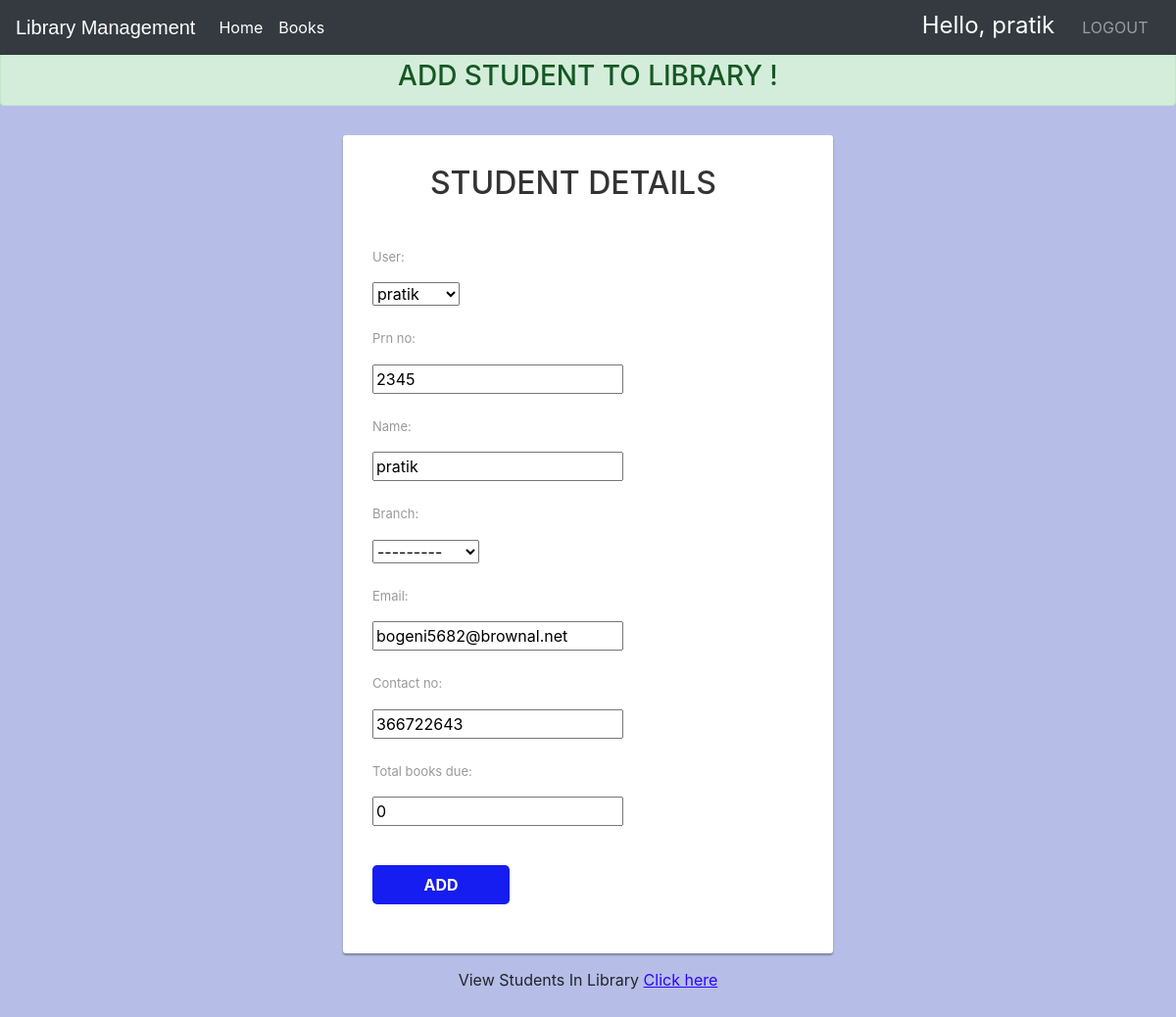
/updatestudent/2/ (signed in), run on the app's committed database.
### library/models.py (models this page shows, shortened)
class Student(models.Model):
    deptchoice= [
        ('Computer', 'Computer'),
        ('Mechanical', 'Mechanical'),
        ('ENTC', 'ENTC'),
        ('Civil', 'Civil'),
        ('IT', 'IT'),
        ]
    user = models.OneToOneField(User, null=True, on_delete=models.CASCADE)
    prn_no = models.CharField(max_length=10,unique=True)
    name = models.CharField(max_length=40)
    branch = models.CharField(max_length=30,choices=deptchoice)
    email = models.EmailField(unique=True)
    contact_no = models.CharField(max_length=10)
    total_books_due=models.IntegerField(default=0)

### library/views.py (the view)
# urls.py: path('updatestudent/<str:pk>/', views.updateStudent, name="updatestudent"),
@login_required(login_url='login')
def updateStudent(request, pk):
    student = Student.objects.get(id=pk)
    form = StudentForm(instance=student)
    if request.method == 'POST':
        form = StudentForm(request.POST, instance=student)
        if form.is_valid():
            form.save()
            return redirect('/')
    context ={'form': form}
    return render(request, 'library/addstudent_form.html', context)

### library/forms.py
class StudentForm(ModelForm):
    class Meta:
        model = Student
        fields = '__all__'

### library/templates/library/addstudent_form.html (shortened to what this page needs)
<!DOCTYPE html>
<html lang="en" dir="ltr">
  <head>
    <link rel="stylesheet" href="https://stackpath.bootstrapcdn.com/bootstrap/4.3.1/css/bootstrap.min.css">
    <link rel="stylesheet" href="https://maxcdn.bootstrapcdn.com/font-awesome/4.7.0/css/font-awesome.min.css">
  </head>
  <body style="background-color:#b6bde7;">
    {% include "library/navbaradmin.html" %}
    <br>
    <br>
<center><h3 style=" margin-bottom: 0px;"class = 'alert alert-success'>ADD STUDENT TO LIBRARY !</h3></center>
    <div class="signup-form">
        <form  method="post" class="form-horizontal">
    			<center><h2> STUDENT DETAILS</h2></center>
            {% for field in form %}
            <div class="form-group">
              <label class="control-label col-xs-4">{{ field.label_tag }}</label>
              <div class="col-xs-8">
              {{ field }}
               </div>
            </div>
            {% endfor %}
    		<div class="form-group">
    			<div class="col-xs-8 col-xs-offset-4">
            <button type="submit" class="btn btn-primary btn-lg">ADD</button>
    			</div>
    		</div>
        </form>
    	<div class="text-center">View Students In Library  <a href="{% url 'viewstudent' %}">Click here</a></div>
    </div>
  </body>
</html>

### library/templates/library/navbaradmin.html (shortened to what this page needs)
<!DOCTYPE html>
<html lang="en">
<head>
<link rel="stylesheet" href="https://stackpath.bootstrapcdn.com/bootstrap/4.3.1/css/bootstrap.min.css">
<link rel="stylesheet" href="https://maxcdn.bootstrapcdn.com/font-awesome/4.7.0/css/font-awesome.min.css">
</head>
<body>
<div class="bs-example">
    <nav class="navbar navbar-expand-md bg-dark navbar-dark fixed-top">
        <a href="/" class="navbar-brand">Library Management</a>
        <div class="collapse navbar-collapse justify-content-between" id="navbarCollapse">
            <div class="navbar-nav">
                <a href="/" class="nav-item nav-link active">Home</a>
                <li class="nav-item active">
                <a href="{% url 'viewbook' %}" class="nav-item nav-link active">Books</a>
              </li>
            </div>
            <div class="navbar-nav">
                <span class="hello-msg">Hello, {{request.user}}</span>
                <a href="{% url 'logout' %}" class="nav-item nav-link">LOGOUT</a> &nbsp
            </div>
        </div>
    </nav>
</div>
</body>
</html>

### library/templates/library/addstudent_form.html (style rules this page uses)
body { color: #aa082e; background: #c5acb0; font-family: 'Roboto', sans-serif; }
.form-control, .btn { border-radius: 3px; }
.signup-form { width: 500px; margin: 0 auto; padding: 30px 0; }
.signup-form h2 { color: #333; margin: 0 0 30px 0; display: inline-block; padding: 0 30px 10px 0; border-bottom: 3px solid #ffffff; }
.signup-form form { color: #999; border-radius: 3px; margin-bottom: 15px; background: #fff; box-shadow: 0px 2px 2px rgba(0, 0, 0, 0.3); padding: 30px; }
.signup-form .form-group { margin-bottom: 20px; }
.signup-form label { font-weight: normal; font-size: 13px; }
.signup-form .btn { font-size: 16px; font-weight: bold; background: #161df0; border: none; margin-top: 20px; min-width: 140px; }
.signup-form a { color: #2b04ff; text-decoration: underline; }

### library/templates/library/navbaradmin.html (style rules this page uses)
.bs-example { margin: 0px; }
.navbar-brand { font-size: 20px; font-family: sans-serif; }
.hello-msg { font-size: 24px; color: #fff; margin-right: 20px; }

### data on the page
Student: form "pratik" "2345" "pratik" "---------" "bogeni5682@brownal.net" "366722643" "0"

### other printed values
{{ request.user }} "pratik"
{{ field.label_tag }} "User:" "Prn no:" "Name:" "Branch:" "Email:" "Contact no:" "Total books due:"
